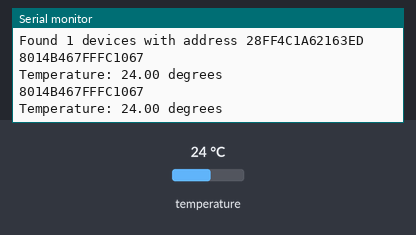
A sketch run on a simulated Arduino Uno, built with avr-gcc and run on an emulated ATmega328P. Parts: the last lines printed to the serial monitor. The test bench sets the inputs (shaded band); at power-on: temperature 24 °C.

Above: at 3.3 s.
3.4 s: temperature set to 12 °C
At 4.7 s:
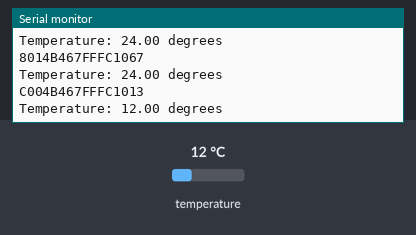
7.5 s: temperature set to 28 °C
At 9.2 s:
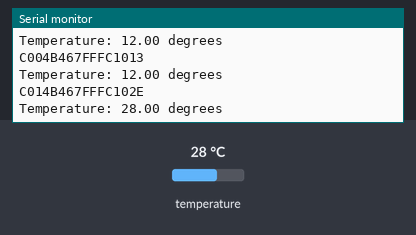
11.0 s: temperature set to 33 °C
At 12.6 s:
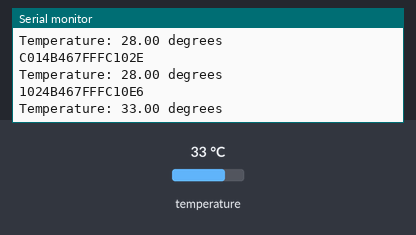
14.5 s: temperature set to 5 °C
At 16.0 s:
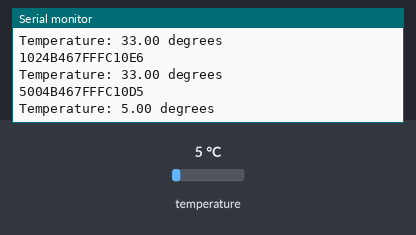
Timing chart, 0 to 17.5 s (numbered marks = the images above; inputs shaded):
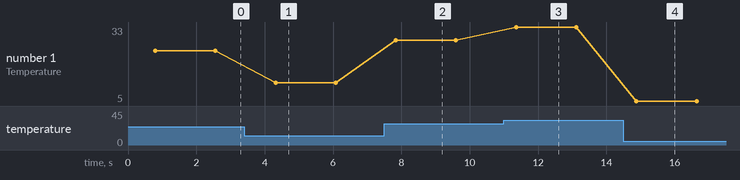

Measured:
- after the input at 3.4 s, the serial monitor: prints a new line after 0.90 s (image 1)
- after the input at 7.5 s, the serial monitor: prints a new line after 0.32 s (image 2)
- after the input at 11.0 s, the serial monitor: prints a new line after 0.34 s (image 3)
- after the input at 14.5 s, the serial monitor: prints a new line after 0.36 s (image 4)
- plotted number 1: 24 → 12 after the input at 3.4 s, 12 → 28 after the input at 7.5 s, 28 → 33 after the input at 11.0 s, 33 → 5 after the input at 14.5 s

The sketch:

main.ino
```cpp
/**
 * @file    main.ino
 * @author  Filippo Graziani
 * @date    03/03/2024
 * @brief   A sample code for the temperature sensor (KY001 - DS18B20)
 * Connections:
 * Sensor       -----       Arduino Uno
 * S                        D3
 * +                        5V
 * -                        GND
 *
 * It is a programmable resolution 1-Wire digital thermometer.
 *
 * @attention   The library "OneWire" is needed, please refer to the follwing
 *              link: https://www.pjrc.com/teensy/td_libs_OneWire.html
 */

#include "Arduino.h"
#include <OneWire.h>
#include <stdint.h>

#define     PIN_THERMOMETER     (3)
#define     FAMILY_DS18B20_CODE (0x28)

// The class that manages the 1-wire protocol.
//
OneWire g_temperature_sens(PIN_THERMOMETER);

static float read_ds18b20(OneWire& sensor, uint8_t addr[8]);

/**
 * @brief   Setup function.
 * @par     Description
 * Setting of the Arduino's pins and the serial port.
 * @return  Nothing.
 */
void
setup ()
{
    Serial.begin(9600);

    while (!Serial)
    {
        /* Do nothing */
    }
}   /* setup() */

/**
 * @brief   Loop function.
 * @par     Description
 * Configuration and reading of the thermometer.
 * @return  Nothing.
 */
void
loop ()
{
    uint8_t address[8]{0};
    bool b_device_found(false);

    do
    {
        static uint32_t cnt(0);

        b_device_found = g_temperature_sens.search(address);

        if (true == b_device_found)
        {
            ++cnt;
            Serial.print("Found " + String(cnt) + " devices with address ");

            for (uint32_t idx(0); idx < (sizeof(address) / sizeof(address[0]));
                 ++idx)
            {
                Serial.print(address[idx], HEX);
            }

            Serial.println();
        }
    } while (true == b_device_found);

    if (address[7] != g_temperature_sens.crc8(address, 7))
    {
        Serial.println("Invalid CRC!");
    }

    if (FAMILY_DS18B20_CODE != address[0])
    {
        Serial.println("Invalid Device!");
    }

    for (;;)
    {
        float temperature(read_ds18b20(g_temperature_sens, address));

        Serial.println("Temperature: " + String(temperature) + " degrees");
        delay(1000);
    }
}   /* loop() */

/**
 * @brief   Reads the temperature.
 * @par     Description
 * The function reads the raw data from the sensor, then it converts the data
 * into a valid format (celsius degrees).
 * @param[in]   sensor  The class that manages the 1-wire protocol.
 * @param[in]   addr    Pointer to the array containing the address
 * @return  The temperature, in celsius degrees.
*/
static float
read_ds18b20 (OneWire& sensor, uint8_t addr[8])
{
    float temp(0);
    uint8_t data[9]{0};

    // Start conversion, without the use of the parasitic device.
    //
    uint8_t b_is_present(sensor.reset());
    sensor.select(addr);
    sensor.write(0x44, 0);

    // If using 12 bit conversion, the maximum conversion time is 750ms.
    //
    delay(750);

    // Read scratchpad, so temperature LSB, temperature MSB, TH, TL, CONFIG and
    // CRC.
    //
    b_is_present = sensor.reset();
    sensor.select(addr);
    sensor.write(0xBE, 0);

    if (1 == b_is_present)
    {
        for (uint32_t idx(0); idx < (sizeof(data) / sizeof(data[0])); ++idx)
        {
            data[idx] = sensor.read();
            Serial.print(data[idx], HEX);
        }

        Serial.println();
    }

    if (data[8] != sensor.crc8(data, 8))
    {
        Serial.println("Invalid CRC!");
    }
    else
    {
        // Get raw reading.
        //
        int16_t raw = data[1];
        raw <<= 8;
        raw |= data[0];

        // Get resolution bits.
        //
        int8_t conf(data[4] & ((1 << 5) | (1 << 6)));

        // Get rid of the low bits, which are undefined.
        //
        switch (conf >> 5)
        {
            // 9 bit resolution
            //
            case 0x00:
                conf &= ~0x7;
            break;

            // 10 bit resolution
            //
            case 0x01:
                conf &= ~0x3;
            break;

            // 11 bit resolution
            //
            case 0x02:
                conf &= ~0x1;
            break;

            // 12 bit resolution
            //
            case 0x03:

            break;

            default:
                Serial.println("ERROR");
            break;
        }

        // Divide the result by 16, which is like shifting to the right 16
        // positions.
        // That's because:
        //
        // LSB:
        // 2^3 - 2^2 - 2^1 - 2^0 - 2^-1 - 2^-2 - 2^-3 - 2^-4
        // MSB:
        // S - S - S - S - S - 2^6 - 2^5 - 2^4
        //
        temp = (float) raw / 16.0;
    }

    return temp;
}   /* read_ds18B20() */

/*** End of file ***/
```
